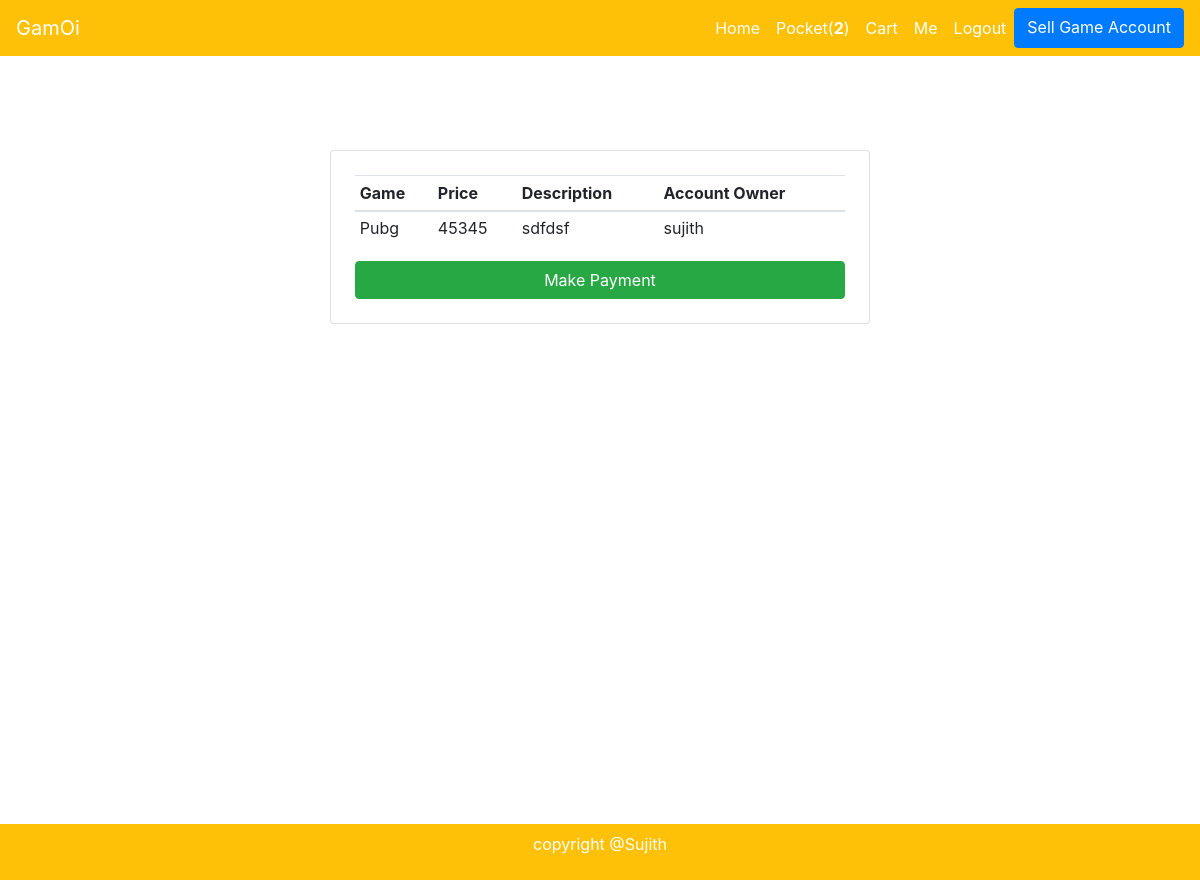
Page /payment/11/ (signed in) on the committed database.
### core/models.py (models this page shows, shortened)
class CartOrder(models.Model):
    user = models.ForeignKey(settings.AUTH_USER_MODEL, on_delete=models.CASCADE)
    game_accounts = models.ManyToManyField(CartItem)
    cart_created_on = models.DateTimeField(auto_now_add=True)
    account_delivered = models.BooleanField(default=False)

class GameAccounts(models.Model):
    description = models.CharField(max_length=300)
    rate = models.PositiveIntegerField()
    game = models.ForeignKey(ListedGames, on_delete=models.CASCADE)
    acc_owner = models.ForeignKey(settings.AUTH_USER_MODEL, on_delete=models.CASCADE, null=True, blank=True)
    payment_done = models.BooleanField(default=False)
    ordered = models.BooleanField(default=False)

class ListedGames(models.Model):
    name = models.CharField(max_length=300)
    theme_image = models.ImageField()
    slug = models.SlugField()
    def __str__(self):
        return self.name
    class Meta:
        verbose_name_plural='Listed Games'

### core/views.py (the view)
# urls.py: path('payment/<int:pk>/', CheckoutView.as_view(), name='checkout'),
class CheckoutView(View):
    def get(self, request, pk, *args, **kwargs):
        try:
            game_account = GameAccounts.objects.get(pk=pk)
            currency = 'INR'
            amount = game_account.rate*100  # Rs. 200
            razorpay_order = razorpay_client.order.create(dict(amount=amount,
                                                       currency=currency,
                                                       payment_capture='0'))
            razorpay_order_id = razorpay_order['id']
            callback_url = "paymenthandler/"
            context = {}
            context['game_account'] = game_account
            context['razorpay_order_id'] = razorpay_order_id
            context['razorpay_merchant_key'] = settings.RAZOR_KEY_ID
            context['razorpay_amount'] = amount
            context['currency'] = currency
            context['callback_url'] = callback_url
            return render(request, "core/checkout.html", context)
        except ObjectDoesNotExist:
            return redirect("core:home")

### core/templatetags/custom_tags.py (called while the page is built)
@register.filter
def cart_item_count(user):
    if user.is_authenticated:
        qs = CartOrder.objects.filter(user=user)
        if qs.exists():
            return qs[0].game_accounts.count()
    return 0

### templates/core/checkout.html (shortened to what this page needs)
{% extends "base.html" %}
{% block content %}
  <main>
    <div class="container">
        <div class="row justify-content-center my_card">
            <div class="col-md-6 col-12 m_card">
                <div class="card p-4">
                    <table class="table table-sm">
                        <thead>
                          <tr>
                            <th scope="col">Game</th>
                            <th scope="col">Price</th>
                            <th scope="col">Description</th>
                            <th scope="col">Account Owner</th>
                          </tr>
                        </thead>
                        <tbody>
                          <tr>
                            <td>{{game_account.game}}</td>
                            <td>{{game_account.rate}}</td>
                            <td>{{game_account.description}}</td>
                            <td>{{game_account.acc_owner}}</td>
                          </tr>
                        </tbody>
                      </table>
                      <button type="button" class="btn btn-success" id="pay-btn">Make Payment</button>
                </div>
            </div>
        </div>
    </div>
  </main>
{% endblock content %}

### templates/base.html (shortened to what this page needs)
{% load custom_tags %}
<!doctype html>
<html lang="en">
  <head>
    <link rel="stylesheet" href="https://stackpath.bootstrapcdn.com/bootstrap/4.3.1/css/bootstrap.min.css">
  </head>
<body>
    <nav class="navbar navbar-expand-lg navbar-dark bg-warning">
        <a class="navbar-brand" href="#">GamOi</a>
        <div class="collapse navbar-collapse" id="navbarNavAltMarkup" style="display: flex;">
          <div class="navbar-nav" style="margin-left: auto;">
            <a class="nav-item nav-link active" href="{% url 'core:home' %}">Home <span class="sr-only">(current)</span></a>
            <a class="nav-item nav-link active" href="{% url 'core:cart' %}">Pocket(<b id="cart1">{{ request.user|cart_item_count }}</b>)</a>
            <a class="nav-item nav-link active" id="cart" href="{% url 'core:cart' %}">Cart</a>
            <a class="nav-item nav-link active" id="cart" href="{% url 'core:cart' %}">Me</a>
            {% if request.user.is_authenticated %}
            <a class="nav-item nav-link active" href="{% url 'accounts:logout' %}">Logout</a>
            <a href="{% url 'core:sell' %}" type="button" class="btn btn-primary">Sell Game Account</a>
            {% else %}
            <a class="nav-item nav-link active" href="{% url 'accounts:login' %}">Login</a>
            <a class="nav-item nav-link active" href="{% url 'accounts:signup' %}">Signup</a>
            {% endif %}
          </div>
        </div>
      </nav>
      <div class="main">
        {% block content %}
        {% endblock content %}
      </div>
      <div class="bg-warning p-2 foot">
        <div class="container">
          <div class="row">
            <div class="col-md-12 text-center text-white">
              <p>copyright @Sujith</p>
            </div>
          </div>
        </div>
      </div>
  </body>
</html>

### templates/core/checkout.html (style rules this page uses)
.my_card { margin-top: 150px; }

### templates/base.html (style rules this page uses)
.navbar { overflow: hidden; background-color: #333; position: fixed; top: 0; width: 100%; z-index:2; }
.main { margin-top: 80px; }
.foot { text-align: center; padding: 10px; margin-top: 500px; padding: 10px 10px 0px 10px; bottom: 0; width: 100%; }

### rows in the picture
GameAccounts: game "Pubg", rate "45345", description "sdfdsf", acc_owner "sujith"

### other values in the picture
{{ request.user|cart_item_count }} "2"
